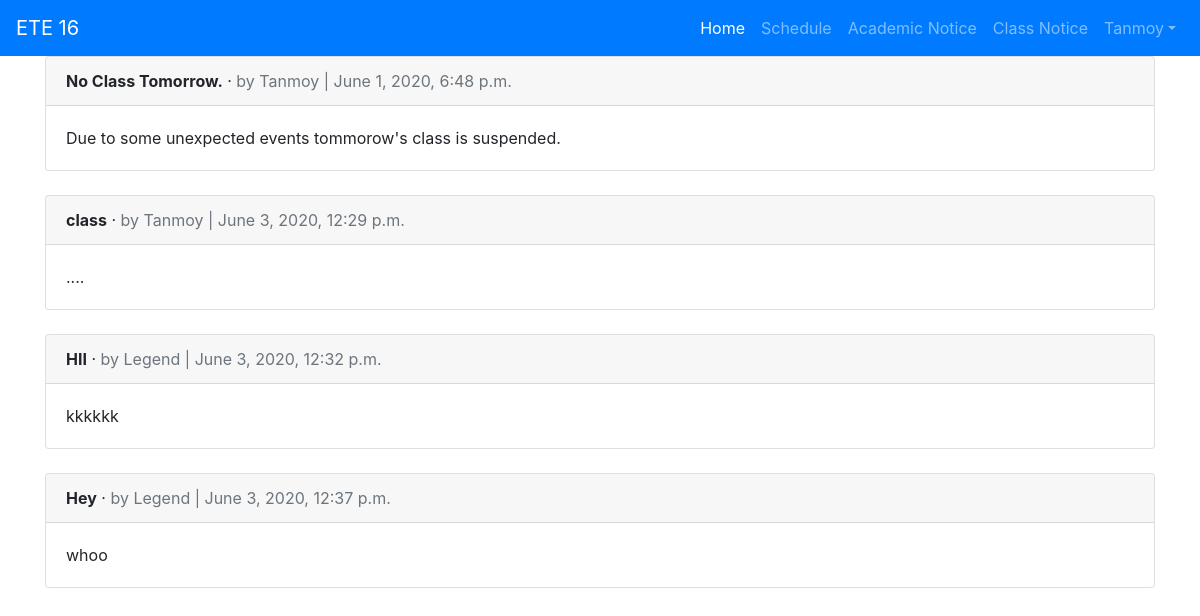
The app's page /class_notice/ (signed in) with its own data.
### users/models.py (models this page shows)
class CustomUser(AbstractUser):
	roll = models.IntegerField(validators=[MinValueValidator(1604001),MaxValueValidator(1604060)],null=True,blank=False)
	email = models.EmailField(null=False,blank=False)
	REQUIRED_FIELDS = ['roll','email']

### ClassNotice/models.py (models this page shows, shortened)
class ClassNotice(models.Model):
	title = models.CharField(max_length=255)
	body = models.TextField()
	date = models.DateTimeField(auto_now_add = True)
	author = models.ForeignKey(
		settings.AUTH_USER_MODEL,
		on_delete = models.CASCADE,
		)

### ClassNotice/views.py (the view)
# urls.py: path('',ClassNoticeView.as_view(),name='class_notice_list')
class ClassNoticeView(ListView):
	model = ClassNotice
	template_name = 'class_notice_list.html'

### templates/class_notice_list.html (shortened to what this page needs)
{% extends 'base.html' %}
{% block content %}
  {% for notice in object_list %}
    <div class="card">
      <div class="card-header">
        <span class="font-weight-bold">{{ notice.title }}</span> &middot;
        <span class="text-muted">by {{ notice.author }} | {{ notice.date }}</span>
      </div>
      <div class="card-body">
        {{ notice.body }}
      </div>
    </div>
    <br />
  {% endfor %}
{% endblock content %}

### templates/base.html (shortened to what this page needs)
<!DOCTYPE html>
<!DOCTYPE html>
<html>
<head>
	<link rel="stylesheet" href="https://stackpath.bootstrapcdn.com/bootstrap/4.5.0/css/bootstrap.min.css">
</head>
<body>
	<nav class="navbar navbar-expand-lg navbar-dark bg-primary">
		<a class="navbar-brand" href="{% url 'home' %}">ETE 16</a>
		<div class="collapse navbar-collapse" id="navbarNav">
		<ul class="navbar-nav ml-auto">
		  <li class="nav-item active">
		    <a class="nav-link" href="#">Home<span class="sr-only">(current)</span></a>
		  </li>
		  <li class="nav-item">
		    <a class="nav-link" href="{% url 'schedule' %}">Schedule</a>
		  </li>
		  <li class="nav-item">
		    <a class="nav-link" href="{% url 'academic_notice' %}">Academic Notice</a>
		  </li>
		  <li class="nav-item">
		    <a class="nav-link" href="{% url 'class_notice_list' %}">Class Notice</a>
		  </li>
	{% if user.is_authenticated %}
			<li class="nav-item">
				<a href="#" class="nav-link dropdown-toggle" id="studentmenu" data-toggle="dropdown" aria-haspopup="true" aria-expanded="false">{{ user.username }}</a>
			</li>
	{% else %}
			<form class="form-inline ml-auto bg-primary">You are not logged in
			<a href="{% url 'login' %}" class="btn btn-primary">Log In</a>
			<a href="{%url 'signup'%}" class="btn btn-primary ml-2">Sign Up</a>
			</form>
	{% endif %}
	</ul>
	</div>
	</nav>
	<div class="container">
	{% block content %}
	{% endblock content %}
	</div>
</body>
</html>

### records on screen
CustomUser: username "Tanmoy"
ClassNotice: title "No Class Tomorrow.", author "Tanmoy", date "June 1, 2020, 6:48 p.m.", body "Due to some unexpected events tommorow's class is suspended."
ClassNotice: title "class", author "Tanmoy", date "June 3, 2020, 12:29 p.m.", body "...."
ClassNotice: title "HII", author "Legend", date "June 3, 2020, 12:32 p.m.", body "kkkkkk"
ClassNotice: title "Hey", author "Legend", date "June 3, 2020, 12:37 p.m.", body "whoo"
